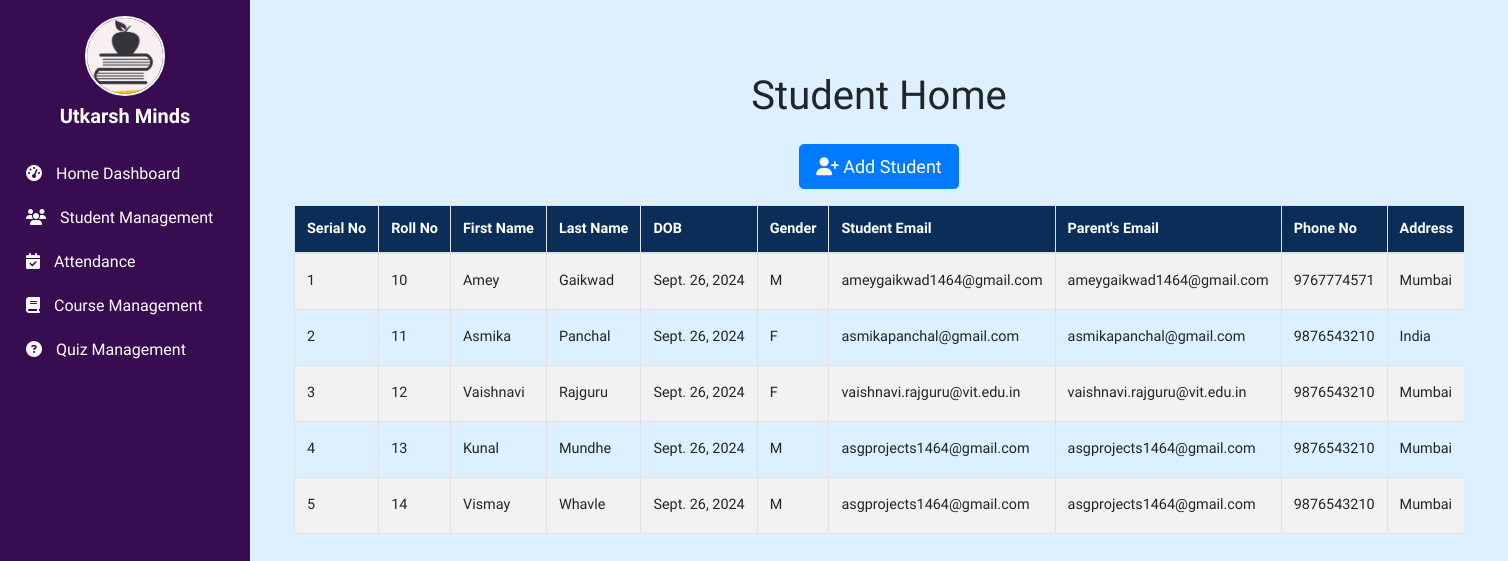
The page /studentmgt/ on the database as committed earlier.
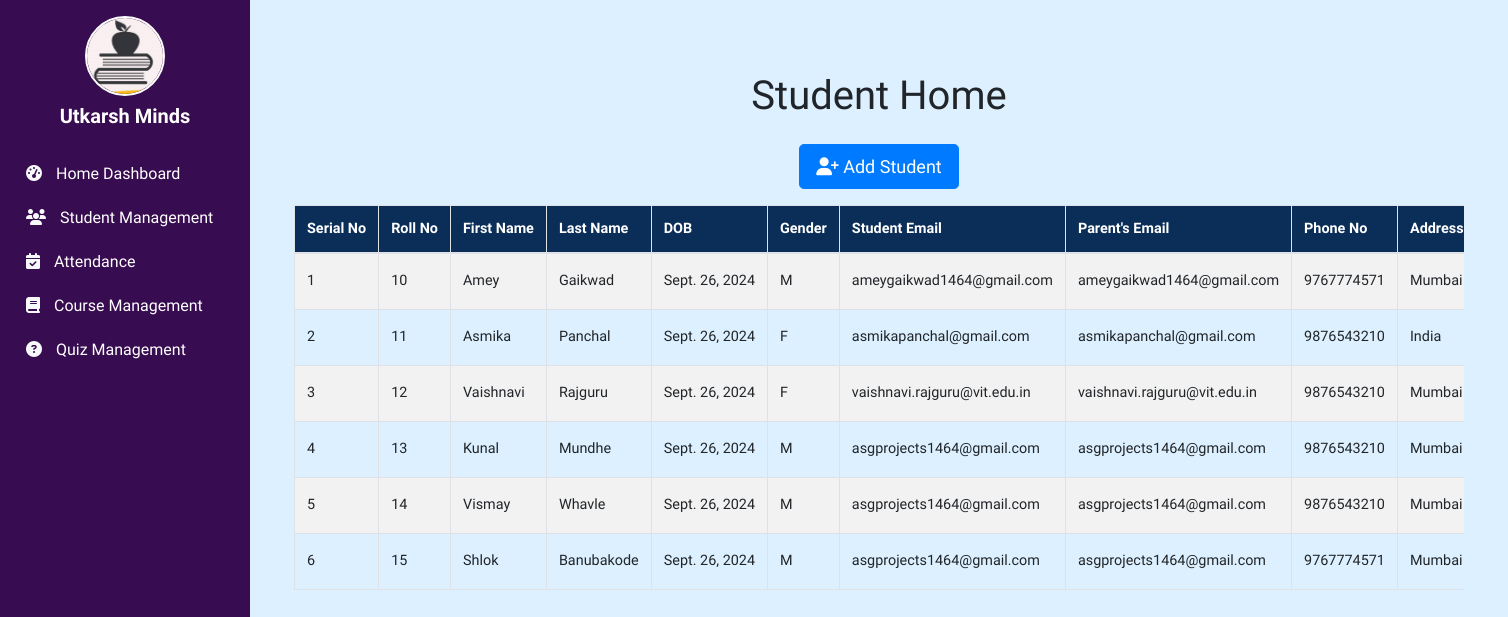
The same page on the database as committed later.
### studentmgt/models.py (models this page shows, shortened)
class Student(models.Model):
    st_id = models.AutoField(primary_key=True)  # Auto-incrementing primary key
    fname = models.CharField(max_length=255)
    lname = models.CharField(max_length=255)
    dob = models.DateField()
    gender = models.CharField(max_length=1)
    st_email = models.EmailField()
    pr_email = models.EmailField()
    phone = models.CharField(max_length=20)
    pr_phone = models.CharField(max_length=20)
    address = models.TextField()
    courses = models.ManyToManyField(Course, related_name='students')
    batch_mon = models.CharField(max_length=255)
    batch_year = models.IntegerField()

### studentmgt/views.py (the view)
# urls.py: path("", views.student_home, name="student_home"),
def student_home(request):
    std = Student.objects.all()
    return render(request, "studentmgt/student_home.html", {'std': std})

### dump/studentmgt/templates/studentmgt/student_home.html (shortened to what this page needs)
{% extends "base.html" %}
{% block body %}
<div class="container my-5">
    <h1 class="text-center mb-4">Student Home</h1>
    <div class="mb-3 text-center">
        <a class="btn btn-primary btn-lg" href="{% url 'student_add' %}">
            <i class="fas fa-user-plus"></i> Add Student
        </a>
    </div>
    <div class="table-responsive">
        <table class="table table-striped table-bordered table-hover">
            <thead>
                <tr>
                    <th class="bg-dark-blue">Serial No</th>
                    <th class="bg-dark-blue">Roll No</th>
                    <th class="bg-dark-blue">First Name</th>
                    <th class="bg-dark-blue">Last Name</th>
                    <th class="bg-dark-blue">DOB</th>
                    <th class="bg-dark-blue">Gender</th>
                    <th class="bg-dark-blue">Student Email</th>
                    <th class="bg-dark-blue">Parent's Email</th>
                    <th class="bg-dark-blue">Phone No</th>
                    <th class="bg-dark-blue">Address</th>
                </tr>
            </thead>
            <tbody>
                {% for s in std %}
                <tr>
                    <td>{{ forloop.counter }}</td>
                    <td>{{ s.st_id }}</td>
                    <td>{{ s.fname }}</td>
                    <td>{{ s.lname }}</td>
                    <td>{{ s.dob }}</td>
                    <td>{{ s.gender }}</td>
                    <td>{{ s.st_email }}</td>
                    <td>{{ s.pr_email }}</td>
                    <td>{{ s.phone }}</td>
                    <td>{{ s.address }}</td>
                </tr>
                {% endfor %}
            </tbody>
        </table>
    </div>
</div>
{% endblock body %}

Rows that differ between the two databases and show on the page:
added Student: st_id "15", fname "Shlok", lname "Banubakode", dob "Sept. 26, 2024", gender "M", st_email "asgprojects1464@gmail.com", pr_email "asgprojects1464@gmail.com", phone "9767774571", address "Mumbai"
